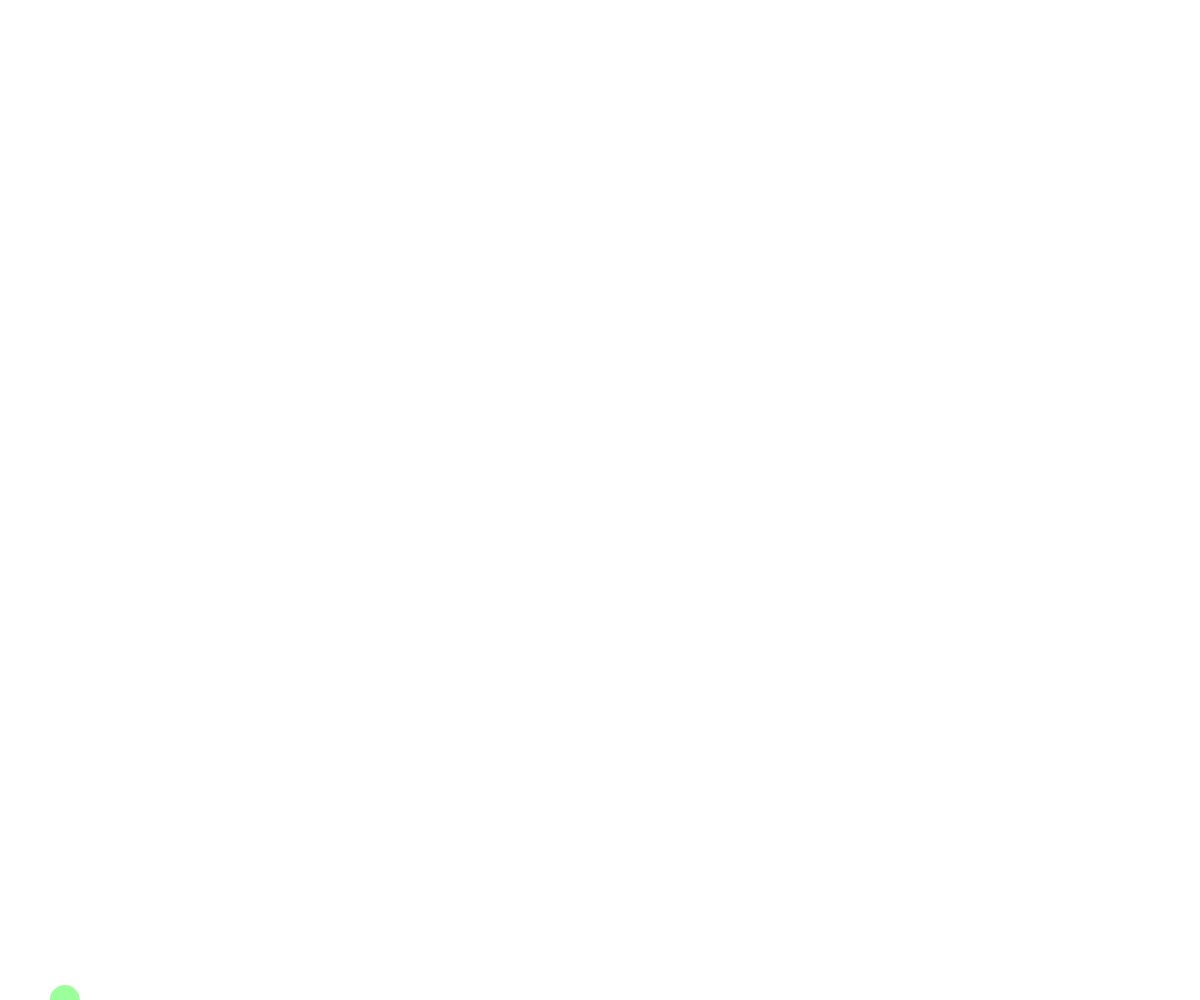
Frame 1 (no input)
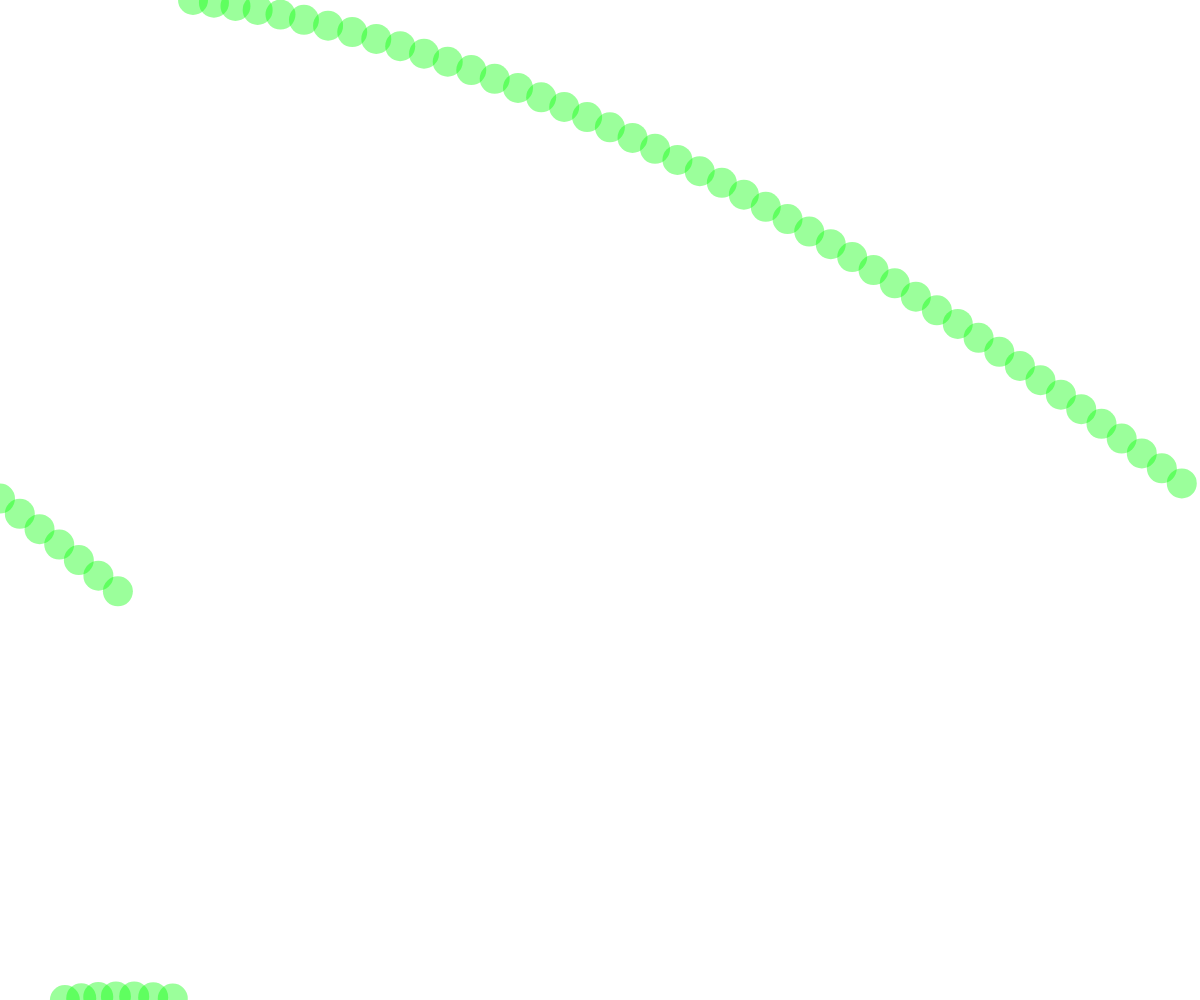
Frame 60 (no input)
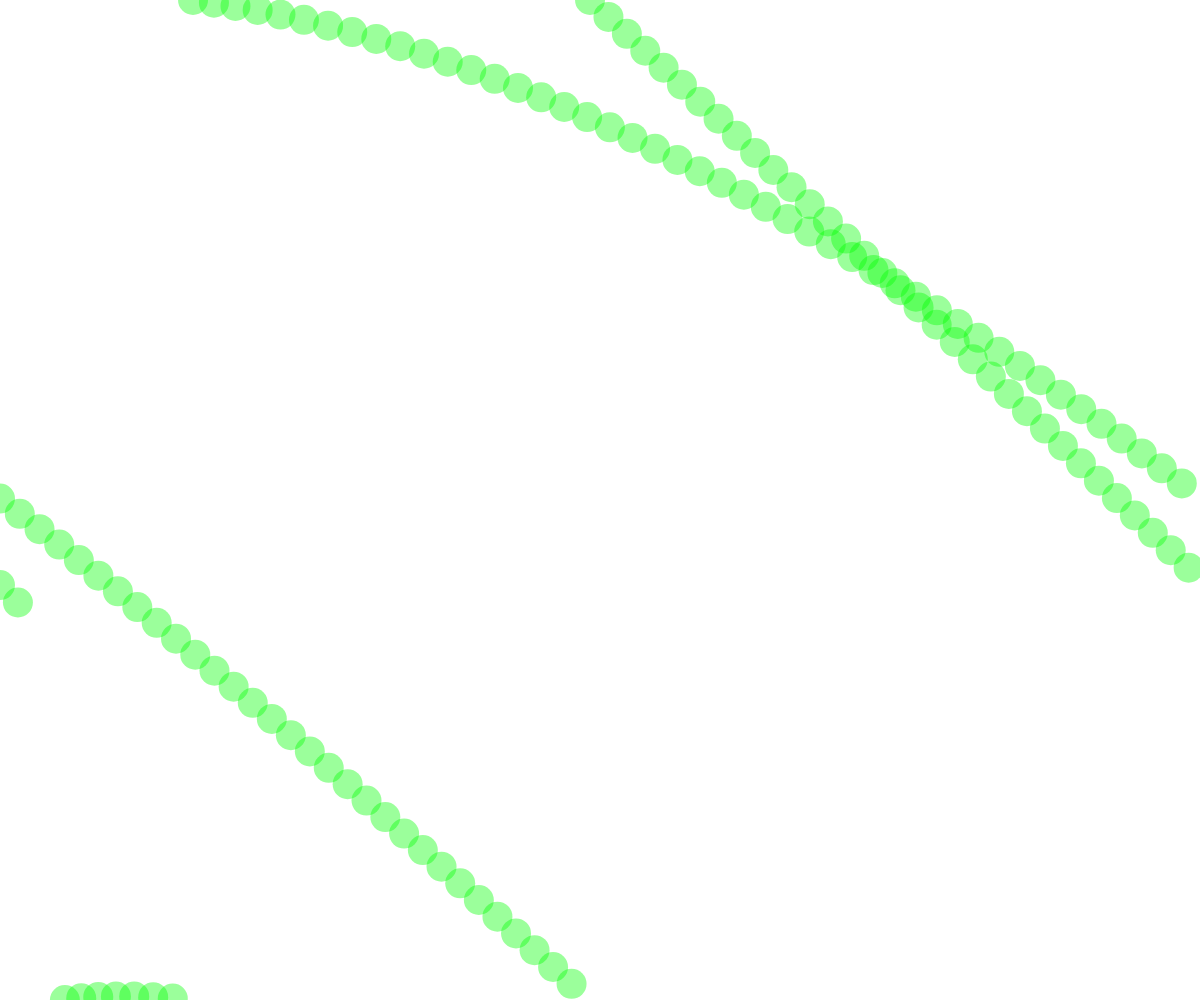
Frame 120 (the mouse pressed at the canvas centre since frame 60)

The p5.js sketch that drew these frames (run headless with seeded random() and noise() and a simulated clock; from frame 60 on, the mouse is pressed at the canvas centre):

// p5.js sketch
// ── sketch.js
class Mover{
  constructor(initPosition,initSpeed){
    this.size = 30;
    this.position = initPosition.copy();
    this.speed = initSpeed.copy();
    this.acc = p5.Vector.random2D();
    this.speedMag = this.speed.mag();
    this.topSpeed = 25;

    this.noiseDelta = 2;
  }

  update(){
    this.speed.add(this.acc);
    this.speed.limit(this.topSpeed);
    this.position.add(this.speed);
    if(this.position.x > width) {this.position.x = 0; this.noiseDelta += 0.02 ;this.acc=new p5.Vector(noise(this.noiseDelta),noise(this.noiseDelta));}
    if(this.position.x < 0) {this.position.x = width; this.noiseDelta += 0.02 ;this.acc=new p5.Vector(noise(this.noiseDelta),noise(this.noiseDelta));}
    if(this.position.y > height) {this.position.y = 0; this.noiseDelta += 0.02 ;this.acc=new p5.Vector(noise(this.noiseDelta),noise(this.noiseDelta));}
    if(this.position.y < 0) {this.position.y = height; this.noiseDelta += 0.02 ;this.acc=new p5.Vector(noise(this.noiseDelta),noise(this.noiseDelta));}
  }

  display(){
    fill(0,255,0,100);
    noStroke();
    circle(this.position.x,this.position.y,this.size);
  }
}

let mover = null;
function setup() {
  createCanvas(window.innerWidth, window.innerHeight);
  mover = new Mover(p5.Vector.random2D().setMag(60),p5.Vector.random2D().setMag(15));
}

function draw() {
  mover.update();
  mover.display();
}
